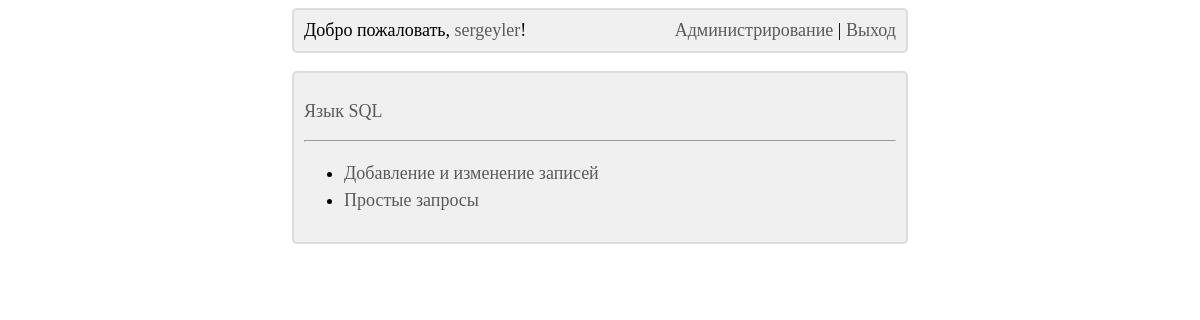
The app's page /main/5/ (signed in) with its own data.
### main/models.py (models this page shows)
class TestGroup(models.Model):
    title = models.CharField(max_length=200, unique=True, null=False, blank=False, verbose_name='Группа тестов')
    def __str__(self):
        return self.title
    class Meta:
        verbose_name = 'Группа тестов'
        verbose_name_plural = 'Группы тестов'
        ordering = ['title']

class Test(models.Model):
    title = models.CharField(max_length=200, unique=False, null=False, blank=False, verbose_name='Название теста')
    test_group = models.ForeignKey(TestGroup, on_delete=models.CASCADE, null=False, blank=False,
                                   verbose_name='Группа тестов')
    def __str__(self):
        return self.title
    class Meta:
        verbose_name = 'Тест'
        verbose_name_plural = 'Тесты'
        ordering = ['title']

### main/views.py (the view)
# urls.py: path('<int:test_group_id>/', test_list, name='test_list'),
def test_list(request, test_group_id):
    selected_group = TestGroup.objects.get(pk=test_group_id)
    tests = Test.objects.filter(test_group=selected_group)
    context = {'tests': tests, 'selected_group': selected_group}
    return render(request, 'main/test_list.html', context)

### main/templates/main/test_list.html
{% extends 'layout/basic.html' %}
{% block content %}
    <div class="basic_block">
        <p>
            <a href="{% url 'main:index' %}" title="К выбору тем">{{ selected_group }}</a>
        </p>
        <hr>
        {% if tests %}
            <ul>
                {% for test in tests %}
                    <li>
                        <a href="{% url 'main:test_page' test_group_id=selected_group.pk test_id=test.pk %}">
                            {{ test }}
                        </a>
                    </li>
                {% endfor %}
            </ul>
        {% else %}
            <div class="block_with_margin">
                Извините, но тестов по данной теме на сайте нет...
            </div>
        {% endif %}
    </div>
{% endblock %}

### main/templates/layout/basic.html (shortened to what this page needs)
{% load static %}
<!DOCTYPE html>
<html lang="ru">
<head>
    <link rel="stylesheet" type="text/css" href="{% static 'main/style.css' %}">
</head>
<body>
{% block header %}
    <div class="basic_block">
        <div id="left_block">
            {% if user.is_authenticated %}
                Добро пожаловать,
                <a href="{% url 'main:statistic_page' %}">{{ user }}</a>!
            {% else %}
                <a href="{% url 'main:login' %}">Войти</a>
                или
                <a href="{% url 'main:register_user' %}">зарегистрироваться</a>
            {% endif %}
        </div>
        <div id="right_block">
            {% if user.is_authenticated %}
                {% if user.is_superuser %}
                    <a href="/admin/">Администрирование</a> |
                {% endif %}
                <a href="{% url 'main:logout' %}">Выход</a>
            {% endif %}
        </div>
    </div>
    <br>
{% endblock %}
{% block content %}
{% endblock %}
</body>
</html>

### main/static/main/style.css (style rules this page uses)
.basic_block { font-size: large; background-color: RGB(240, 240, 240); border: 2px solid RGB(220, 220, 220); border-radius: 5px; padding: 10px; margin-left: auto; margin-right: auto; width: 50%; overflow: hidden; }
div#left_block { float: left; }
div#right_block { float: right; }
a { color: RGB(90, 90, 90); text-decoration: none; }
li { padding-top: 3px; padding-bottom: 3px;; }

### records on screen
TestGroup: title "Язык SQL"
Test: title "Добавление и изменение записей"
Test: title "Простые запросы"

### other values on screen
{{ user }} "sergeyler"
